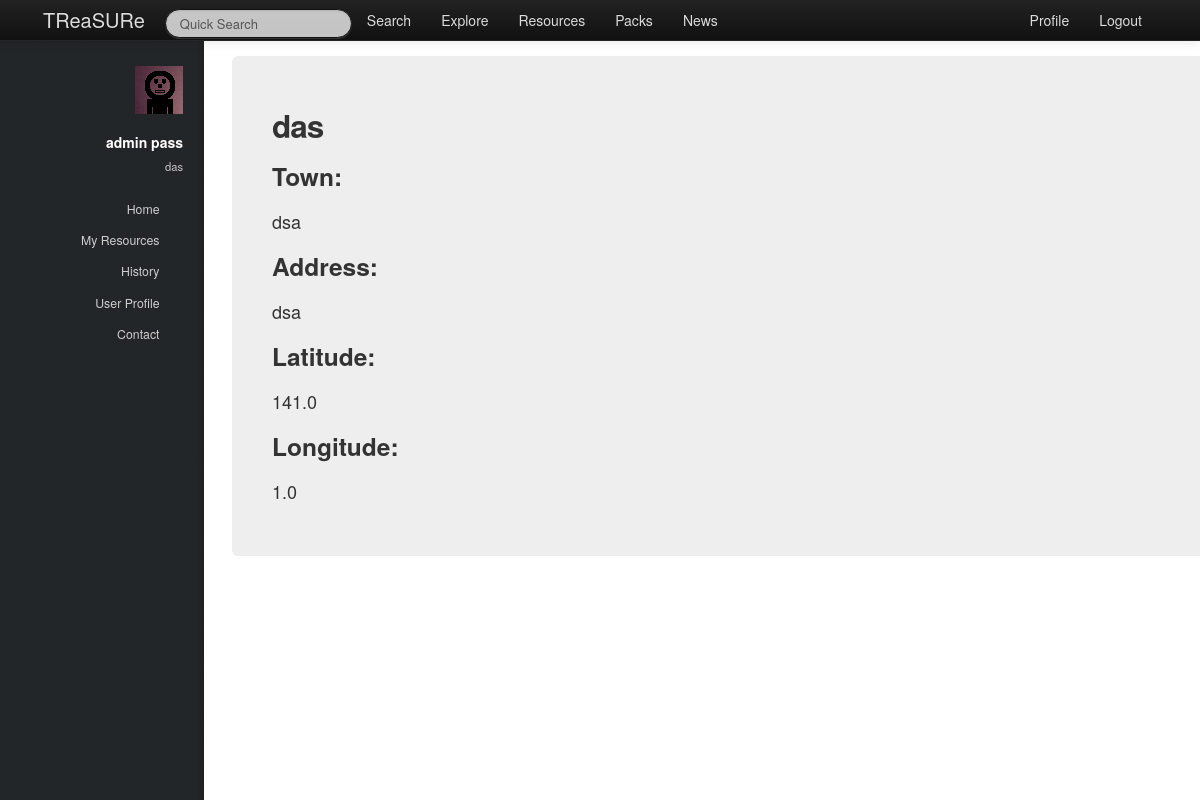
The page /treasure/school/1/ (signed in) on the database as committed earlier.
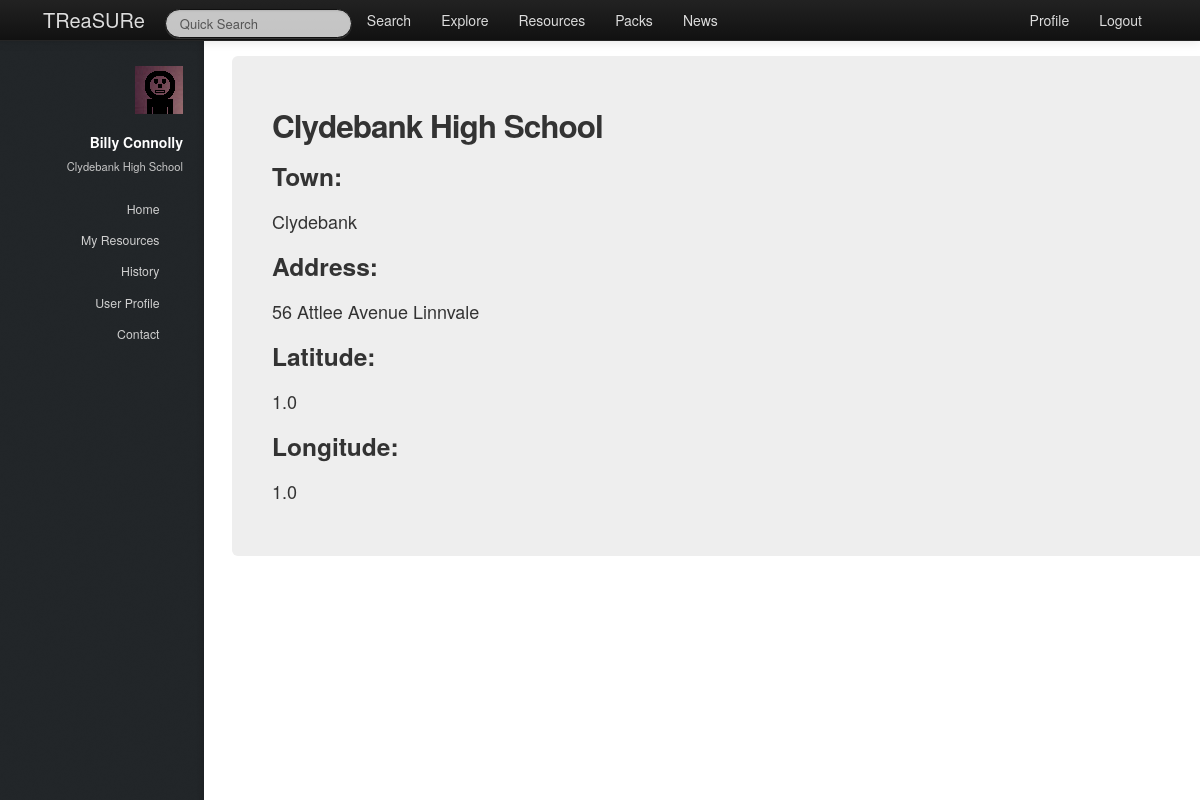
The same page on the database as committed later.
### treasure/models.py (models this page shows, shortened)
class Teacher(models.Model):
    user = models.OneToOneField(User)
    firstname = models.CharField(max_length=128)
    surname = models.CharField(max_length=128)
    school = models.ForeignKey(School, null=True)
    hubs = models.ManyToManyField(Hub, null=True)

class School(models.Model):
    name = models.CharField(max_length=128)
    town = models.CharField(max_length=128)
    address = models.TextField()
    latitude = models.FloatField()
    longitude = models.FloatField()
    def __unicode__(self):
        return self.name

### treasure/views.py (the view)
# urls.py: url(r'^school/(?P<school_id>\w+)/$', views.school_view, name='school_view'),
@login_required
def school_view(request, school_id):
    context = RequestContext(request)
    context_dict = sidebar(request)
    try:
        this_school = School.objects.get(id=school_id)
        context_dict['school_name'] = this_school.name
        context_dict['town'] = this_school.town
        context_dict['address'] = this_school.address
        context_dict['lat'] = this_school.latitude
        context_dict['lon'] = this_school.longitude
        context_dict['school'] = this_school
    except School.DoesNotExist:
        pass
    return render_to_response('treasure/school.html', context_dict, context)

### treasure/views.py (called while the page is built)
def sidebar(request):
    context_dict = {}
    try:
        userid = request.user.id
        teacher = Teacher.objects.get(user = userid)
        context_dict['user_firstname'] = teacher.firstname
        context_dict['user_surname'] = teacher.surname
        context_dict['user_school'] = teacher.school
    except Teacher.DoesNotExist:
        context_dict['user_firstname'] = ""
        context_dict['user_surname'] = ""
        context_dict['school'] = ""
    return context_dict

### templates/treasure/school.html (shortened to what this page needs)
{% extends 'treasure/base.html' %}
{% load static %}
{% block body_block %}
<div class="hero-unit">
    <div class="row-fluid">
        {% if school %}
            <h2>{{ school_name }}</h2>
            <h3>Town:</h3>
            <p>{{ town }}</p>
            <h3>Address:</h3>
            <p>{{ address }}</p>
            <h3>Latitude:</h3>
            <p>{{ lat }}</p>
            <h3>Longitude:</h3>
            <p>{{ lon }}</p>
        {% else %}
            No school at this url.<br>
        {% endif %}
    </div>
</div>
{% endblock %}

### templates/treasure/base.html (shortened to what this page needs)
<!DOCTYPE html>
{% load static %}
<html>
    <head>
		<link rel="stylesheet" href="http://cdn.datatables.net/1.10.2/css/jquery.dataTables.min.css"></style>
        <link href="{% static 'css/bootstrap-fluid-adj.css' %}" rel="stylesheet">
        <link href="{% static 'sidebar/css/main.css' %}" rel="stylesheet">
        <link href="{% static 'css/bootstrap.min.css' %}" rel="stylesheet" media="screen">
        <link rel="stylesheet" href="http://getbootstrap.com/examples/sticky-footer-navbar/sticky-footer-navbar.css">
        <link href="{% static 'css/bootstrap-responsive.css' %}" rel="stylesheet">
        <link href="{% static 'css/treasure.css' %}" rel="stylesheet">
    </head>
    <body>
        <div class="navbar navbar-inverse navbar-fixed-top">
           <div class="navbar-inner">
               <div class="container">
                   <a class="brand" href="/treasure/">TReaSURe</a>
                   <div class="nav-collapse collapse">
                       <ul class="nav pull-right">
                            {% if user.is_authenticated %}
                                <li><a href="/treasure/profile">Profile</a></li>
                            	<li><a href="/treasure/logout">Logout</a></li>
                            {% else %}
                            	<li><a href="/treasure/login">Login</a></li>
                            	<li><a href="/treasure/register">Register</a></li>
                            {% endif %}
                       </ul>
                       <ul class="nav">
                       {% if user.is_authenticated %}
                           <form class="navbar-search pull-left" action="">
						 		<input class="search-query span2" placeholder="Quick Search" type="text">
						   </form>
                           <li><a href="/treasure/search">Search</a></li>
                           <li><a href="/treasure/explore">Explore</a></li>
                           <li><a href="/treasure/resources">Resources</a></li>
                           <li><a href="/treasure/packs">Packs</a></li>
                       {% endif %}
                           <li><a href="/treasure/about">News</a></li>
                       </ul>
                   </div>
               </div>
           </div>
        </div>
        <div>
				<div id="header">
					<div class="top">
                       {% if user.is_authenticated %}
							<div id="logo">
								<span class="image avatar48"><img src="{% static 'images/avatar.jpg' %}" alt="user avatar" /></span>
								<h1 id="title">{{ user_firstname }} {{ user_surname }}</h1>
								<p>{{ user_school }}</p>
							</div>
	                   {% endif %}
                        <nav id="nav">
							<ul>
								{% if user.is_authenticated %}
									<li><a href="/treasure/" id="home-link" class="skel-layers-ignoreHref"><span>Home</span></a></li>
									<li><a href="/treasure/resources" class="skel-layers-ignoreHref"><span>My Resources</span></a></li>
									<li><a href="/treasure/about" class="skel-layers-ignoreHref"><span>History</span></a></li>
									<li><a href="/treasure/profile" class="skel-layers-ignoreHref"><span>User Profile</span></a></li>
									<li><a href="#contact" class="skel-layers-ignoreHref"><span>Contact</span></a></li>
								{% else %}
									<li><a href="/treasure/login"><span>Login</span></a></li>
									<li><a href="/treasure/register" class="skel-layers-ignoreHref"><span>Register</span></a></li>
								{% endif %}
							</ul>
						</nav>
					</div>
				</div>
			<div id="main">
				<section id="MainPage">
                    <div class="container">
                        {% block body_block%}{% endblock%}
                    </div>
                </section>
            </div>
        </div>
    </body>
</html>

Rows that differ between the two databases and show on the page:
removed Teacher: firstname "admin", surname "pass"
now on this page (row edited): Teacher: firstname "Billy", surname "Connolly"
changed School: name "das" → "Clydebank High School"; town "dsa" → "Clydebank"; address "dsa" → "56 Attlee Avenue Linnvale"; latitude "141.0" → "1.0"
